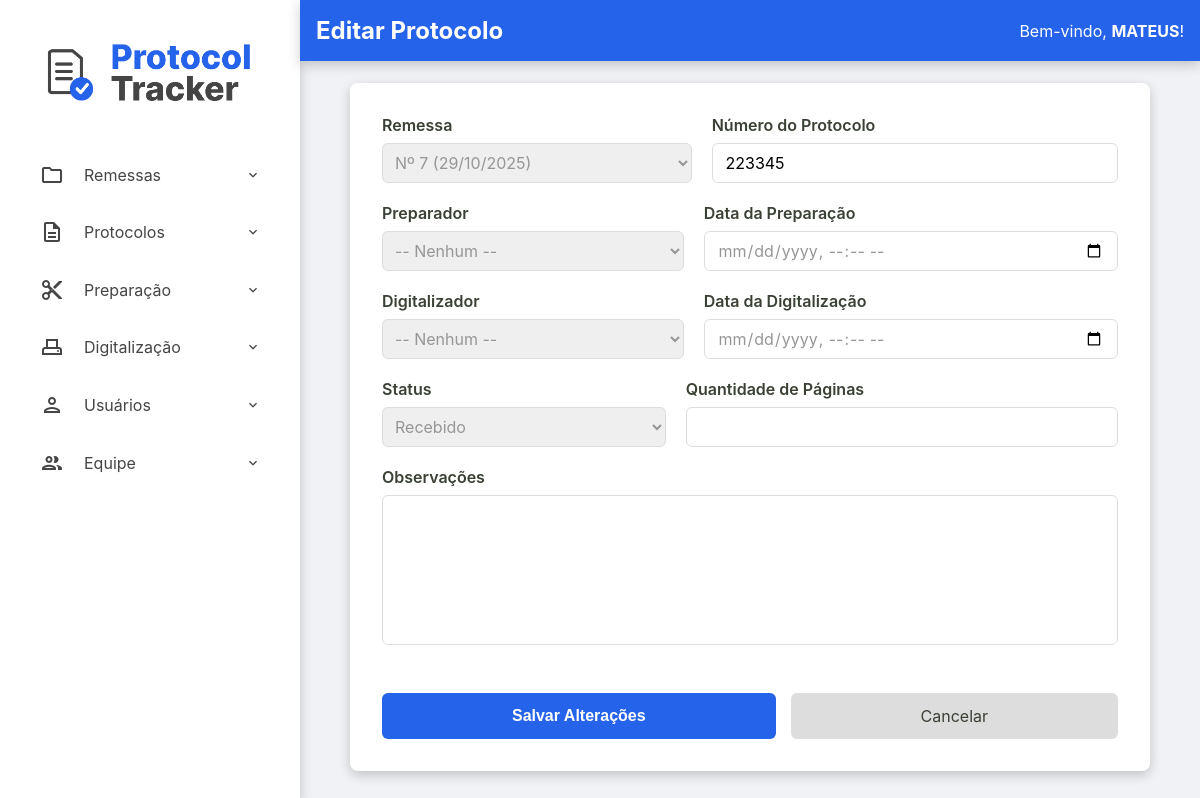
Before: /admin/remessas/editar-protocolo?id=fbbdfa1f-d012-498b-bb92-8a877c0da986 (signed in) with the older database file.
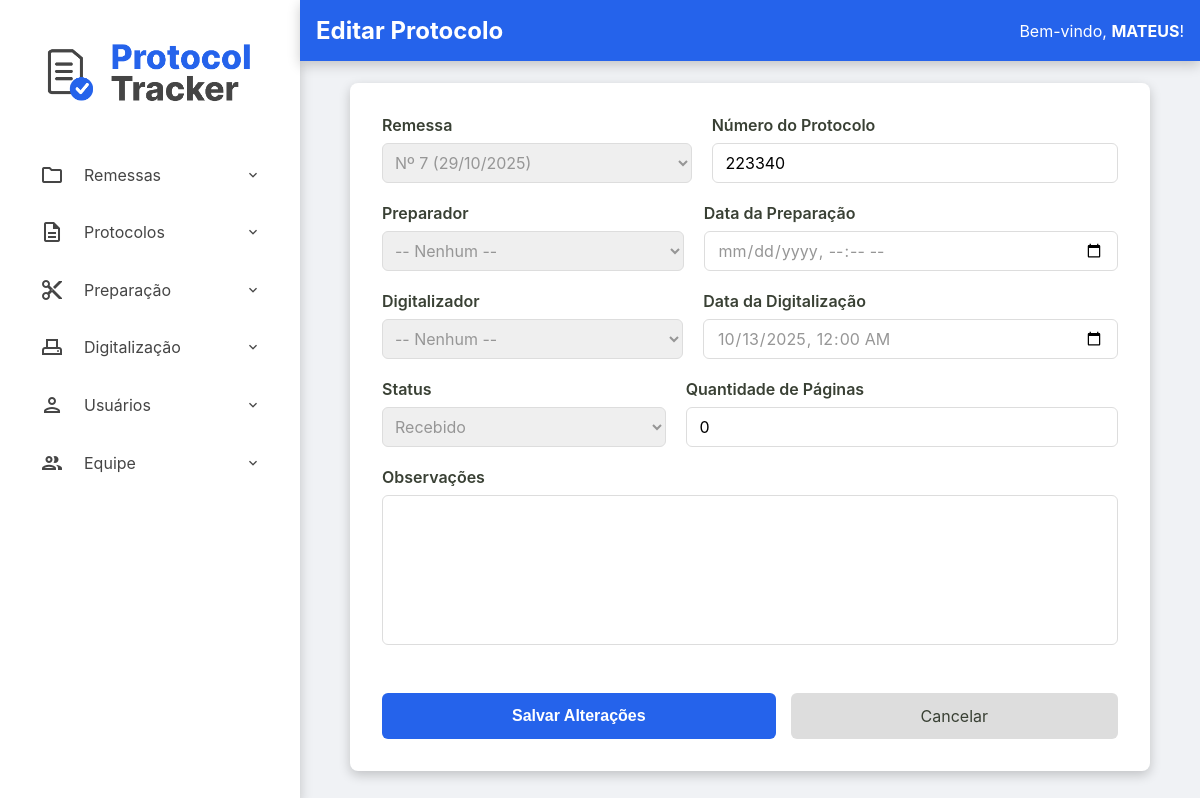
After: the same page with the newer database file.
### tables this page shows
CREATE TABLE protocolos (
    id TEXT PRIMARY KEY,
    id_remessa TEXT NOT NULL,
    numero_protocolo TEXT NOT NULL UNIQUE,
    data_preparacao TEXT NULL,
    id_preparador INTEGER NULL,
    data_digitalizacao TEXT NULL,
    id_digitalizador INTEGER NULL,
    status TEXT NOT NULL DEFAULT 'RECEBIDO',
    quantidade_paginas INTEGER NULL CHECK (quantidade_paginas >= 0),
    observacoes TEXT NULL,
    FOREIGN KEY (id_remessa) REFERENCES remessas (id),
    FOREIGN KEY (id_preparador) REFERENCES usuarios (id),
    FOREIGN KEY (id_digitalizador) REFERENCES usuarios (id)
  );

### src/Controller/Admin/RemessaController.php (called while the page is built, shortened)
<?php
class RemessaController
{
    public function exibirEditarProtocolo()
    {
        try {
            $id_protocolo = $_GET['id'] ?? null;
            $protocolo = $this->protocoloRepository->findById($id_protocolo);
            $listaDeRemessas = $this->remessaRepository->all();
            require __DIR__ . '/../../../templates/admin/editar-protocolo.php';
        } catch (Exception $e) {
            $this->home($e->getMessage());
        }
    }
}

### src/Repository/RemessaRepository.php (called while the page is built, shortened)
<?php
class RemessaRepository implements RemessaRepositoryInterface
{
    private PDO $connection;
    public function __construct(PDO $connection)
    {
        $this->connection = $connection;
    }
    public function all(): array
    {
        $sqlQuery = "SELECT * FROM remessas ORDER BY data_recebimento DESC;";
        $stmt = $this->connection->query($sqlQuery);
        return $this->hidrataLista($stmt);
    }
    private function hidrataLista(PDOStatement $stmt): array
    {
        $listaDeRemessas = [];
        while($dadosRemessa = $stmt->fetch()){
            $listaDeRemessas[] = Remessa::fromArray($dadosRemessa);
        }
        return $listaDeRemessas;
    }
}

### src/Model/Remessa.php (called while the page is built, shortened)
<?php
class Remessa {
    public function getId(): string { return $this->id; }
    public function getNumeroRemessa(): int { return $this->numero_remessa; }
    public static function fromArray(array $array): self
    {
        try {
            $data_recebimento = new DateTimeImmutable($array['data_recebimento']);
            $data_entrega = isset($array['data_entrega']) ? new DateTimeImmutable($array['data_entrega']) : null;
        } catch (Exception $e) {
            throw new Exception("Falha ao criar data");
        }
        return new self(
            $array['id'],
            (int) $array['numero_remessa'] ?? null,
            $data_recebimento,
            $data_entrega,
            $array['status'],
            isset($array['quantidade_protocolos']) ? (int)$array['quantidade_protocolos'] : null,
            (int)$array['id_administrador'],
            $array['observacoes'] ?? null
        );
    }
}

### src/Repository/ProtocoloRepository.php (called while the page is built, shortened)
<?php
class ProtocoloRepository implements ProtocoloRepositoryInterface
{
    private PDO $connection;
    public function __construct(PDO $connection)
    {
        $this->connection = $connection;
    }
    public function findById(string $id): ?Protocolo
    {
        $sqlQuery = "SELECT * FROM protocolos WHERE id = :id;";
        $stmt = $this->connection->prepare($sqlQuery);
        $stmt->bindValue(':id', $id);
        $stmt->execute();
        $dadosProtocolo = $stmt->fetch();
        return Protocolo::fromArray($dadosProtocolo);
    }
}

### src/Model/Protocolo.php (called while the page is built, shortened)
<?php
class Protocolo {
    public function getIdRemessa(): string { return $this->id_remessa; }
    public function getNumeroProtocolo(): string { return $this->numero_protocolo; }
    public function getDataPreparacao(): ?DateTimeImmutable { return $this->data_preparacao; }
    public function getDataDigitalizacao(): ?DateTimeImmutable { return $this->data_digitalizacao; }
    public function getStatus(): string { return $this->status; }
    public function getQuantidadePaginas(): ?int { return $this->quantidade_paginas; }
    public static function fromArray(array $array): self
    {
        try {
            $data_preparacao = isset($array['data_preparacao']) ? new DateTimeImmutable($array['data_preparacao']) :  null;
            $data_digitalizacao = isset($array['data_digitalizacao']) ? new DateTimeImmutable($array['data_digitalizacao']) :  null;
        } catch (Exception $e) {
            throw new Exception("Falha ao criar data");
        }
        return new self(
            $array['id'],
            $array['id_remessa'],
            $array['numero_protocolo'],
            $data_preparacao,
            isset($array['id_preparador']) ? (int) $array['id_preparador'] : null,
            $data_digitalizacao,
            isset($array['id_digitalizador']) ? (int) $array['id_digitalizador'] : null,
            $array['status'],
            isset($array['quantidade_paginas']) ? (int) $array['quantidade_paginas'] : null,
            $array['observacoes'] ?? null,
        );
    }
}

### templates/admin/editar-protocolo.php (the view, shortened to what the changed rows need)
<?php require __DIR__ . '/../components/_header.php'; ?>
    <form action="/admin/remessas/editar-protocolo" method="post" class="protocolo-form">
        <div class="form-row">
            <div class="form-group">
                <label for="id_remessa">Remessa</label>
                <select id="id_remessa" name="id_remessa" required>
                    <?php foreach ($listaDeRemessas as $remessa): ?>
                        <option
                            value="<?= htmlspecialchars($remessa->getId()) ?>"
                            <?= ($protocolo->getIdRemessa() === $remessa->getId()) ? 'selected' : '' ?>>
                            Nº <?= htmlspecialchars($remessa->getNumeroRemessa()) ?> (<?= $remessa->getDataRecebimento()->format('d/m/Y') ?>)
                        </option>
                    <?php endforeach; ?>
                </select>
            </div>
            <div class="form-group">
                <label for="numero_protocolo">Número do Protocolo</label>
                <input type="text" id="numero_protocolo" name="numero_protocolo" required maxlength="6" pattern="\d{6}" value="<?= htmlspecialchars($protocolo->getNumeroProtocolo()) ?>">
            </div>
        </div>
        <div class="form-row">
            <div class="form-group">
                <label for="id_preparador">Preparador</label>
                <select id="id_preparador" name="id_preparador">
                    <option value="">-- Nenhum --</option>
                </select>
            </div>
            <div class="form-group">
                <label for="data_preparacao">Data da Preparação</label>
                <input type="datetime-local" id="data_preparacao" name="data_preparacao" value="<?= $protocolo->getDataPreparacao() ? $protocolo->getDataPreparacao()->format('Y-m-d\TH:i') : '' ?>">
            </div>
        </div>
        <div class="form-row">
            <div class="form-group">
                <label for="id_digitalizador">Digitalizador</label>
                <select id="id_digitalizador" name="id_digitalizador">
                    <option value="">-- Nenhum --</option>
                </select>
            </div>
            <div class="form-group">
                <label for="data_digitalizacao">Data da Digitalização</label>
                <input type="datetime-local" id="data_digitalizacao" name="data_digitalizacao" value="<?= $protocolo->getDataDigitalizacao() ? $protocolo->getDataDigitalizacao()->format('Y-m-d\TH:i') : '' ?>">
            </div>
        </div>
        <div class="form-row">
            <div class="form-group">
                <label for="status">Status</label>
                <select id="status" name="status" required>
                    <option value="RECEBIDO" <?= ($protocolo->getStatus() === 'RECEBIDO') ? 'selected' : '' ?>>Recebido</option>
                </select>
            </div>
            <div class="form-group">
                <label for="quantidade_paginas">Quantidade de Páginas</label>
                <input type="number" id="quantidade_paginas" name="quantidade_paginas" min="0" value="<?= htmlspecialchars($protocolo->getQuantidadePaginas() ?? '') ?>">
            </div>
        </div>
        <div class="form-group">
            <label for="observacoes">Observações</label>
            <textarea id="observacoes" name="observacoes" rows="3"><?= htmlspecialchars($protocolo->getObservacoes() ?? '') ?></textarea>
        </div>
        <div class="form-actions-edit">
            <button type="submit" class="btn-salvar">Salvar Alterações</button>
            <a href="/admin/remessas/protocolos?id=<?= htmlspecialchars($protocolo->getIdRemessa()) ?>" class="btn-cancelar">Cancelar</a>
        </div>
    </form>
<?php require __DIR__ . '/../components/_footer.php'; ?>

Changed rows visible on the page:
changed protocolos "Recebido": numero_protocolo "223345" → "223340"; quantidade_paginas (not shown) → "0"
Other visible differences:
form field data_digitalizacao: (not shown) → "10/13/2025 00:00"
